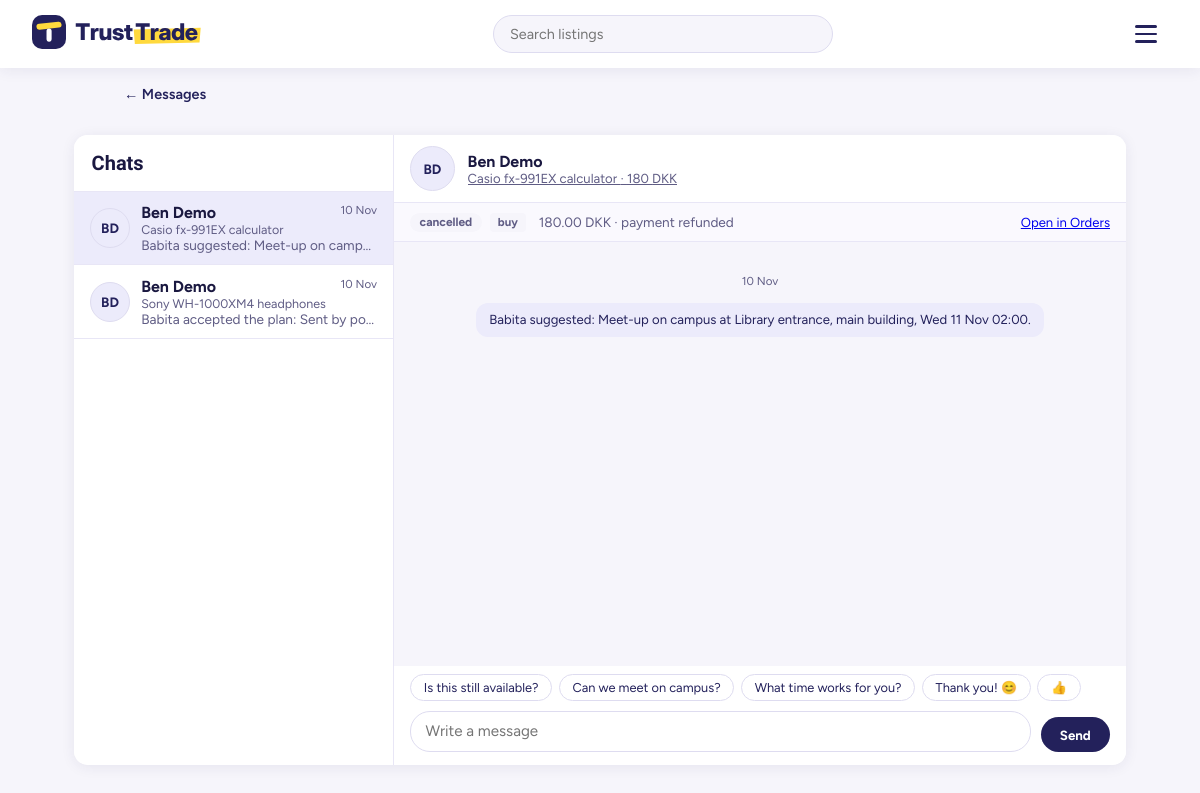
Screenshot of /controllers/conversation.php?listing=411&with=304 (signed in) with the database file from the repository.
### tables this page shows
CREATE TABLE `messages` (
  `id` int(11) NOT NULL,
  `listing_id` int(11) NOT NULL,
  `sender_id` int(11) NOT NULL,
  `receiver_id` int(11) NOT NULL,
  `body` text NOT NULL,
  `is_read` tinyint(1) NOT NULL DEFAULT 0,
  `created_at` timestamp NOT NULL DEFAULT current_timestamp(),
  `kind` varchar(10) NOT NULL DEFAULT 'text'
);

CREATE TABLE `listings` (
  `id` int(11) NOT NULL,
  `user_id` int(11) NOT NULL,
  `title` varchar(150) NOT NULL,
  `description` text NOT NULL,
  `price` decimal(10,2) NOT NULL,
  `category` enum('Textbooks','Electronics','Calculators','Stationery','Other') NOT NULL,
  `created_at` timestamp NOT NULL DEFAULT current_timestamp(),
  `status` enum('active','sold','held') NOT NULL DEFAULT 'active',
  `hold_reason` varchar(255) DEFAULT NULL,
  `held_at` datetime DEFAULT NULL,
  `reviewed_ok` tinyint(1) NOT NULL DEFAULT 0
);

CREATE TABLE `users` (
  `id` int(11) NOT NULL,
  `full_name` varchar(100) NOT NULL,
  `email` varchar(150) NOT NULL,
  `password_hash` varchar(255) NOT NULL,
  `student_verified` tinyint(1) NOT NULL DEFAULT 0,
  `student_id_photo` varchar(255) DEFAULT NULL,
  `created_at` timestamp NOT NULL DEFAULT current_timestamp(),
  `is_admin` tinyint(1) NOT NULL DEFAULT 0,
  `needs_review` tinyint(1) NOT NULL DEFAULT 0,
  `review_reason` varchar(255) DEFAULT NULL,
  `welcome_seen` tinyint(1) NOT NULL DEFAULT 0,
  `profile_photo` varchar(255) DEFAULT NULL,
  `student_id_expiry` date DEFAULT NULL
);

CREATE TABLE `orders` (
  `id` int(11) NOT NULL,
  `listing_id` int(11) NOT NULL,
  `buyer_id` int(11) NOT NULL,
  `seller_id` int(11) NOT NULL,
  `type` enum('buy','trade') NOT NULL,
  `offer_text` varchar(255) DEFAULT NULL,
  `status` enum('pending','accepted','declined','completed','cancelled') NOT NULL DEFAULT 'pending',
  `created_at` timestamp NOT NULL DEFAULT current_timestamp(),
  `payment_status` enum('unpaid','held','released','refunded') NOT NULL DEFAULT 'unpaid',
  `payment_method` enum('card','mobilepay') DEFAULT NULL,
  `payment_amount` decimal(10,2) DEFAULT NULL,
  `payment_ref` varchar(20) DEFAULT NULL,
  `paid_at` datetime DEFAULT NULL,
  `accepted_at` datetime DEFAULT NULL,
  `reminder_sent_at` datetime DEFAULT NULL,
  `auto_release_at` datetime DEFAULT NULL,
  `delivery_method` varchar(10) DEFAULT NULL,
  `delivery_place` varchar(160) DEFAULT NULL,
  `delivery_time` datetime DEFAULT NULL,
  `delivery_note` varchar(255) DEFAULT NULL,
  `delivery_status` varchar(10) NOT NULL DEFAULT 'none',
  `delivery_by` int(11) DEFAULT NULL,
  `tracking_ref` varchar(60) DEFAULT NULL
);

### controllers/conversation.php (the view, shortened to what the rows shown need)
<?php
require_once __DIR__ . '/../includes/chat_ui.php';
[$currentUser, $me, $listing, $other, $listingId, $withId] = chatContext(false);
$messageModel = new Message();
$orderModel   = new Order();
$messageModel->markThreadRead($listingId, $me, $withId);
$thread        = $messageModel->thread($listingId, $me, $withId);
$conversations = $messageModel->conversations($me);
$order         = $orderModel->pairOrder($listingId, $me, $withId);
$lastId        = $thread ? (int) end($thread)['id'] : 0;
$seen          = $messageModel->seenUpTo($listingId, $me, $withId);
?>
<!DOCTYPE html>
<html>
<head>
    <link rel="stylesheet" href="../public/css/style.css">
</head>
<body class="app-body">
    <div class="page-content chat-page">
        <div class="chat-app chat-open">
            <aside class="chat-side"><?= chatSidebar($conversations, $me, $listingId, $withId) ?></aside>
            <section class="chat-main" id="chat"
                     data-api="chat_api.php" data-listing="<?= $listingId ?>" data-with="<?= $withId ?>"
                     data-initials="<?= htmlspecialchars(chatInitials((string) $other['full_name'])) ?>" data-last="<?= $lastId ?>" data-seen="<?= $seen ?>" data-sig="<?= htmlspecialchars(chatOrderSignature($order)) ?>">
                <header class="chat-head">
                    <?= chatAvatar((string) $other['full_name'], 'avatar-lg') ?>
                    <div class="chat-head-text">
                        <strong><?= htmlspecialchars($other['full_name']) ?></strong>
                        <a href="view_listing.php?id=<?= $listingId ?>" class="chat-head-item"><?= htmlspecialchars($listing['title']) ?> · <?= number_format((float) $listing['price'], 0) ?> DKK</a>
                    </div>
                </header>
                <div class="chat-order" id="chatOrder"><?= chatOrderCard($order, $me, (string) $other['full_name'], $listingId, $withId) ?></div>
                <div class="chat-scroll" id="chatScroll">
                    <div class="chat-list-msgs" id="chatList">
                        <?php foreach ($thread as $m): ?>
                            <?php $system = (($m['kind'] ?? 'text') === 'system'); $mine = ((int) $m['sender_id'] === $me); ?>
                            <div class="msg <?= $system ? 'msg-system' : ($mine ? 'msg-me' : 'msg-them') ?>" data-id="<?= (int) $m['id'] ?>" data-ts="<?= htmlspecialchars($m['created_at']) ?>">
                                <div class="msg-bubble"><?= nl2br(htmlspecialchars($m['body'])) ?></div>
                            </div>
                        <?php endforeach; ?>
                    </div>
                </div>
            </section>
        </div>
    </div>
</body>
</html>

### includes/chat_ui.php (shortened to what the rows shown need)
<?php
require_once __DIR__ . '/../models/User.php';
require_once __DIR__ . '/../models/Listing.php';
require_once __DIR__ . '/../models/Message.php';
require_once __DIR__ . '/../models/Order.php';
require_once __DIR__ . '/delivery_ui.php';
function chatInitials(string $name): string
{
    $parts = preg_split('/\s+/', trim($name)) ?: [];
    $a = mb_substr($parts[0] ?? '?', 0, 1);
    $b = count($parts) > 1 ? mb_substr(end($parts), 0, 1) : '';
    return mb_strtoupper($a . $b);
}
function chatAvatar(string $name, string $extra = ''): string
{
    return '<span class="avatar ' . $extra . '" aria-hidden="true">' . deliveryH(chatInitials($name)) . '</span>';
}
function chatShortTime(string $ts): string
{
    $t = strtotime($ts);
    return date('Y-m-d', $t) === date('Y-m-d') ? date('H:i', $t) : date('j M', $t);
}
function chatContext(bool $json): array
{
    $users       = new User();
    $currentUser = $users->findById((int) $_SESSION['user_id']);
    $me        = (int) $currentUser['id'];
    $listingId = (int) ($_POST['listing'] ?? $_GET['listing'] ?? 0);
    $withId    = (int) ($_POST['with'] ?? $_GET['with'] ?? 0);
    $listing   = (new Listing())->findById($listingId);
    $other     = $users->findById($withId);
    return [$currentUser, $me, $listing, $other, $listingId, $withId];
}
function chatOrderSignature(?array $order): string
{
    return md5(implode('|', [
        $order['id'], $order['status'], $order['payment_status'] ?? '', $order['delivery_status'] ?? '', $order['delivery_by'] ?? '',
        $order['delivery_method'] ?? '', $order['delivery_place'] ?? '', $order['delivery_time'] ?? '', $order['delivery_note'] ?? '', $order['tracking_ref'] ?? '',
    ]));
}
function chatOrderCard(?array $order, int $me, string $otherName, int $listingId, int $withId): string
{
    $first  = explode(' ', trim($otherName))[0];
    $back   = 'conversation.php?listing=' . $listingId . '&with=' . $withId;
    $isBuy  = ($order['type'] === 'buy');
    $pay    = $order['payment_status'] ?? 'unpaid';
    $amount = $order['payment_amount'] !== null ? (float) $order['payment_amount'] : (float) $order['listing_price'];
    $h  = '<div class="chat-order-head"><span class="pill pill-' . deliveryH($order['status']) . '">' . deliveryH($order['status']) . '</span> '
        . '<span class="tag tag-muted">' . deliveryH($order['type']) . '</span> ';
    if ($isBuy) {
        $h .= '<span class="muted">' . number_format($amount, 2) . ' DKK'
            . ($order['status'] !== 'pending' && $order['status'] !== 'declined' ? ' · payment ' . deliveryH($pay) : '') . '</span> ';
    }
    $h .= '<a class="chat-order-link" href="orders.php">Open in Orders</a></div>';
    return $h . deliveryBox($order, $me, $first, $back);
}
function chatSidebar(array $conversations, int $me, int $activeListing = 0, int $activeWith = 0): string
{
    $h = '<div class="chat-side-head">Chats</div><div class="chat-list">';
    foreach ($conversations as $c) {
        $unread  = (int) ($c['unread_count'] ?? 0);
        $system  = (($c['kind'] ?? 'text') === 'system');
        $preview = $system ? (string) $c['body'] : (((int) $c['sender_id'] === $me ? 'You: ' : '') . $c['body']);
        $preview = preg_replace('/\s+/', ' ', $preview);
        if (mb_strlen($preview) > 60) {
            $preview = mb_substr($preview, 0, 60) . '…';
        }
        $active = ((int) $c['listing_id'] === $activeListing && (int) $c['other_id'] === $activeWith);
        $h .= '<a class="chat-row' . ($active ? ' active' : '') . ($unread > 0 ? ' unread' : '') . '" href="conversation.php?listing=' . (int) $c['listing_id'] . '&amp;with=' . (int) $c['other_id'] . '">'
            . chatAvatar((string) $c['other_name'])
            . '<span class="chat-row-text"><span class="chat-row-top"><strong>' . deliveryH((string) $c['other_name']) . '</strong>'
            . '<span class="chat-row-time">' . deliveryH(chatShortTime((string) $c['created_at'])) . '</span></span>'
            . '<span class="chat-row-item">' . deliveryH((string) $c['listing_title']) . '</span>'
            . '<span class="chat-row-preview">' . deliveryH($preview) . '</span></span>'
            . ($unread > 0 ? '<span class="chat-badge">' . $unread . '</span>' : '')
            . '</a>';
    }
    return $h . '</div>';
}

### rows the page displays
messages: name "BD", other_name "Ben Demo", created_at "10 Nov", listing.title "Casio fx-991EX calculator", deliveryH($preview) "Babita suggested: Meet-up on camp…", body "Babita suggested: Meet-up on campus at Library entrance, main building, Wed 11 Nov 02:00."
messages: name "BD", other_name "Ben Demo", created_at "10 Nov", listing.title "Sony WH-1000XM4 headphones", deliveryH($preview) "Babita accepted the plan: Sent by po…"
users: full_name "BD", full_name "Ben Demo"
listings: title "Casio fx-991EX calculator", price "180"
orders: status "cancelled", type "buy", payment_amount "180.00", payment_status "refunded"
